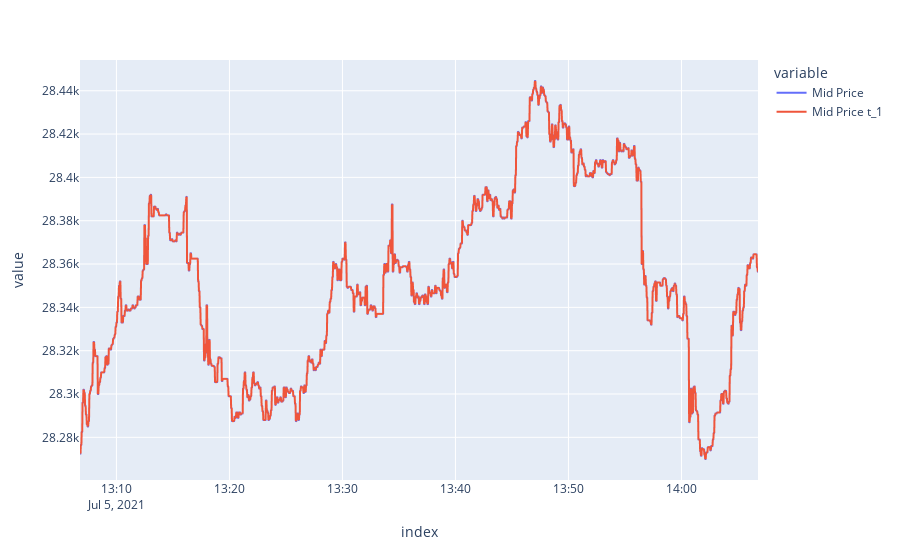

Notebook code for this chart:
### Markdown cell above
## <font color= #6B6B6B> 5.1 Model 1 - Results in depth </font>

We might be able to further observe the results of the first model comparing the midprices with its prices shifted one step into the future, to observe how the tendency of the price is estimated using the APT model.

### Code cell
visualizations.Model1_Prices_Comparison(midprices)

### Figure 1 — Plotly figure (JSON) as saved in the notebook; plotly's stock layout.template omitted (floating-point values rounded to 4 significant figures; data arrays with more than 128 entries replaced by an {"elided": "..."} marker saying what was removed)
{"data": [{"hovertemplate": "variable=Mid Price<br>index=%{x}<br>value=%{y}<extra></extra>", "legendgroup": "Mid Price", "line": {"color": "#636efa", "dash": "solid"}, "marker": {"symbol": "circle"}, "mode": "lines", "name": "Mid Price", "showlegend": true, "type": "scattergl", "x": {"elided": "2401 str values"}, "xaxis": "x", "y": {"elided": "2401 float values"}, "yaxis": "y"}, {"hovertemplate": "variable=Mid Price t_1<br>index=%{x}<br>value=%{y}<extra></extra>", "legendgroup": "Mid Price t_1", "line": {"color": "#EF553B", "dash": "solid"}, "marker": {"symbol": "circle"}, "mode": "lines", "name": "Mid Price t_1", "showlegend": true, "type": "scattergl", "x": {"elided": "2401 str values"}, "xaxis": "x", "y": {"elided": "2401 float values"}, "yaxis": "y"}], "layout": {"legend": {"title": {"text": "variable"}, "tracegroupgap": 0}, "margin": {"t": 60}, "xaxis": {"anchor": "y", "domain": [0, 1], "title": {"text": "index"}}, "yaxis": {"anchor": "x", "domain": [0, 1], "title": {"text": "value"}}}}
